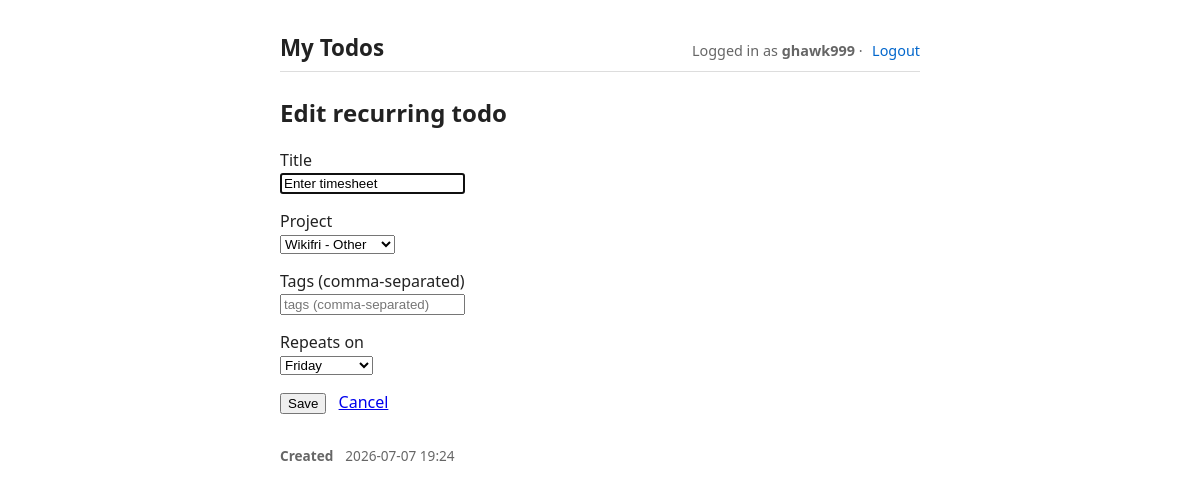
/recurring/edit/10/ (signed in), run on the app's committed database.
### todos/models.py (models this page shows, shortened)
class RecurringTodo(models.Model):
    DAYS_OF_WEEK = [
        (0, 'Monday'),
        (1, 'Tuesday'),
        (2, 'Wednesday'),
        (3, 'Thursday'),
        (4, 'Friday'),
        (5, 'Saturday'),
        (6, 'Sunday'),
    ]
    user = models.ForeignKey(
        settings.AUTH_USER_MODEL,
        on_delete=models.CASCADE,
        related_name='recurring_todos',
    )
    project = models.ForeignKey(
        Project,
        null=True,
        blank=True,
        on_delete=models.SET_NULL,
        related_name='recurring_todos',
    )
    tags = models.ManyToManyField(Tag, blank=True, related_name='recurring_todos')
    title = models.CharField(max_length=200)
    days_until_due = models.PositiveSmallIntegerField(null=True, blank=True)
    day_of_week = models.PositiveSmallIntegerField(choices=DAYS_OF_WEEK, default=6)
    created_at = models.DateTimeField(auto_now_add=True)
    class Meta:
        ordering = ['day_of_week', 'id']

### todos/views.py (the view, shortened to what this page needs)
# urls.py: path('recurring/edit/<int:pk>/', views.recurring_edit, name='recurring_edit'),
@login_required
def recurring_edit(request, pk):
    template = get_object_or_404(RecurringTodo, pk=pk, user=request.user)
    form = RecurringTodoForm(instance=template, user=request.user)
    return render(request, 'todos/recurring_edit.html', {'form': form, 'template': template})

### todos/forms.py (shortened to what this page needs)
class RecurringTodoForm(forms.ModelForm):
    tags_text = forms.CharField(
        required=False,
        label='Tags',
        widget=forms.TextInput(attrs={'placeholder': 'tags (comma-separated)'}),
    )
    class Meta:
        model = RecurringTodo
        fields = ['title', 'project', 'day_of_week']
        widgets = {
            'title': forms.TextInput(attrs={'placeholder': 'What needs doing weekly?', 'autofocus': True}),
        }
    def __init__(self, *args, user=None, **kwargs):
        super().__init__(*args, **kwargs)
        self._user = user
        if user is not None:
            self.fields['project'].queryset = user.projects.all()
        self.fields['project'].required = False
        self.fields['project'].empty_label = '— no project —'
        self.fields['day_of_week'].label = 'Repeats on'
        if self.instance and self.instance.pk and not self.is_bound:
            self.fields['tags_text'].initial = ', '.join(
                self.instance.tags.values_list('name', flat=True)
            )

### todos/models.py (called while the page is built)
    def __str__(self):
        return self.name

### todos/templates/todos/recurring_edit.html (shortened to what this page needs)
{% extends "base.html" %}
{% block content %}
    <h2>Edit recurring todo</h2>
    <form method="post">
        <p>
            <label>Title</label><br>
            {{ form.title }}
        </p>
        <p>
            <label>Project</label><br>
            {{ form.project }}
        </p>
        <p>
            <label>Tags (comma-separated)</label><br>
            {{ form.tags_text }}
        </p>
        <p>
            <label>Repeats on</label><br>
            {{ form.day_of_week }}
        </p>
        <button type="submit">Save</button>
        <a href="{% url 'recurring_list' %}" style="margin-left:.5rem">Cancel</a>
    </form>
    <dl class="timestamps">
        <dt>Created</dt><dd>{{ template.created_at|date:"Y-m-d H:i" }}</dd>
    </dl>
{% endblock %}

### todos/templates/base.html (shortened to what this page needs)
{% load static %}
<!doctype html>
<html lang="en">
<head>
</head>
<body>
<header>
    <h1>My Todos</h1>
    <nav>
        {% if user.is_authenticated %}
            <span class="nav-user">Logged in as <strong>{{ user.username }}</strong> ·</span>
            <form class="inline" method="post" action="{% url 'logout' %}">
                <button type="submit" class="link">Logout</button>
            </form>
        {% else %}
            <a href="{% url 'login' %}">Login</a> · <a href="{% url 'signup' %}">Sign up</a>
        {% endif %}
    </nav>
</header>
<main>
    {% block content %}{% endblock %}
</main>
</body>
</html>

### todos/templates/base.html (style rules this page uses)
body { font-family: system-ui, sans-serif; max-width: 640px; margin: 2rem auto; padding: 0 1rem; color: #222; }
header { display: flex; justify-content: space-between; align-items: baseline; border-bottom: 1px solid #ddd; padding-bottom: .5rem; margin-bottom: 1.5rem; }
header h1 { margin: 0; font-size: 1.4rem; }
header nav { font-size: .9rem; color: #666; display: flex; align-items: center; gap: .6rem; }
header nav .nav-user { line-height: 1.6; }
header nav a, header nav .link { color: #06c; text-decoration: none; background: none; border: none; padding: 0; cursor: pointer; font: inherit; }
form.inline { display: inline; }
button.link { color: #c33; }
dl.timestamps { margin-top: 2rem; font-size: .85rem; color: #666; display: grid; grid-template-columns: max-content 1fr; gap: .1rem .75rem; }
dl.timestamps dt { font-weight: 600; }
dl.timestamps dd { margin: 0; }

### data on the page
RecurringTodo: title "Enter timesheet", project "Wikifri - Other", day_of_week "Friday", created_at "2026-07-07 19:24"

### other printed values
{{ user.username }} "ghawk999"
